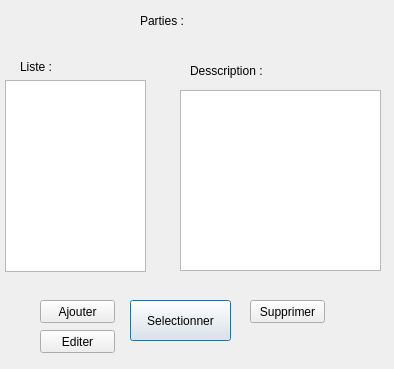
<?xml version="1.0" encoding="UTF-8"?>
<ui version="4.0">
 <class>Partie</class>
 <widget class="QDialog" name="Partie">
  <property name="geometry">
   <rect>
    <x>0</x>
    <y>0</y>
    <width>394</width>
    <height>369</height>
   </rect>
  </property>
  <property name="windowTitle">
   <string>Dialog</string>
  </property>
  <widget class="QLabel" name="label">
   <property name="geometry">
    <rect>
     <x>140</x>
     <y>10</y>
     <width>71</width>
     <height>21</height>
    </rect>
   </property>
   <property name="text">
    <string>Parties :</string>
   </property>
  </widget>
  <widget class="QListWidget" name="listWidget">
   <property name="geometry">
    <rect>
     <x>5</x>
     <y>80</y>
     <width>141</width>
     <height>192</height>
    </rect>
   </property>
  </widget>
  <widget class="QLabel" name="label_2">
   <property name="geometry">
    <rect>
     <x>20</x>
     <y>60</y>
     <width>47</width>
     <height>13</height>
    </rect>
   </property>
   <property name="text">
    <string>Liste :</string>
   </property>
  </widget>
  <widget class="QLabel" name="label_3">
   <property name="geometry">
    <rect>
     <x>190</x>
     <y>60</y>
     <width>81</width>
     <height>21</height>
    </rect>
   </property>
   <property name="text">
    <string>Desscription :</string>
   </property>
  </widget>
  <widget class="QTextEdit" name="textEdit">
   <property name="geometry">
    <rect>
     <x>180</x>
     <y>90</y>
     <width>201</width>
     <height>181</height>
    </rect>
   </property>
  </widget>
  <widget class="QPushButton" name="pushButton">
   <property name="geometry">
    <rect>
     <x>130</x>
     <y>300</y>
     <width>101</width>
     <height>41</height>
    </rect>
   </property>
   <property name="text">
    <string>Selectionner</string>
   </property>
  </widget>
  <widget class="QPushButton" name="pushButton_2">
   <property name="geometry">
    <rect>
     <x>250</x>
     <y>300</y>
     <width>75</width>
     <height>23</height>
    </rect>
   </property>
   <property name="text">
    <string>Supprimer</string>
   </property>
  </widget>
  <widget class="QPushButton" name="pushButton_3">
   <property name="geometry">
    <rect>
     <x>40</x>
     <y>300</y>
     <width>75</width>
     <height>23</height>
    </rect>
   </property>
   <property name="text">
    <string>Ajouter</string>
   </property>
  </widget>
  <widget class="QPushButton" name="pushButton_4">
   <property name="geometry">
    <rect>
     <x>40</x>
     <y>330</y>
     <width>75</width>
     <height>23</height>
    </rect>
   </property>
   <property name="text">
    <string>Editer</string>
   </property>
  </widget>
 </widget>
 <resources/>
 <connections/>
</ui>
